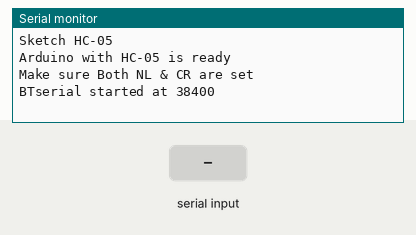
Simulated run of this sketch. Board: Arduino Uno, built with avr-gcc and run on an emulated ATmega328P. On the bench: the last lines printed to the serial monitor. Inputs (shaded band) come from the test bench.

Above: at 1.2 s.
1.3 s: "1" received over the second serial link
At 1.8 s:
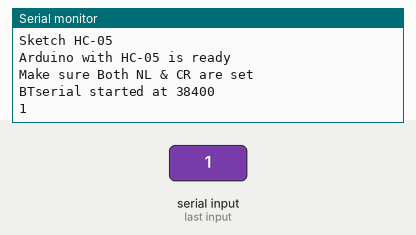
2.8 s: "0" received over the second serial link
At 4.1 s:
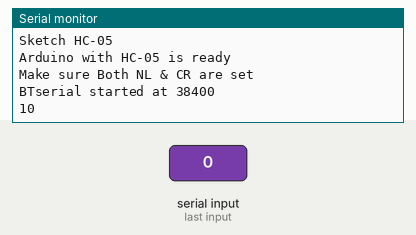

The sketch:

FPWT14PIQ41XV1W.ino
```cpp
//  by Brandon Plumbo AKA Riftliger
//  original version from Techbitar http://www.instructables.com/id/Modify-The-HC-05-Bluetooth-Module-Defaults-Using-A/step1/Components-Wiring/, and Phillipe Cantin http://phillipecantin.blogspot.com/2014/08/hc-05-bluetooth-link-with-zero-code.html
//  HC-05 universal test sketch to enter AT-commands
//  Uses hardware serial to talk to the host computer and software serial for communication with the bluetooth module
//
//  Pins
//  BT VCC to Arduino 5V out.
//  BT GND to GND
//  Arduino D11 to BT RX
//  Arduino D10 BT TX
//  Key Pin D9
//
//  When a command is entered in the serial monitor on the computer
//  the Arduino will relay it to the bluetooth module and display the result.
//
//  The HC-05 modules require both CR and NL

#include<SoftwareSerial.h>
SoftwareSerial BTSerial(10, 11);

const int keyPin = 9;

String HC05_Responce = "";

void setup() {

  //output from keypin
  pinMode(keyPin, OUTPUT);
  digitalWrite(keyPin, HIGH);

  Serial.begin(9600);
  Serial.println("Sketch HC-05");
  Serial.println("Arduino with HC-05 is ready");
  Serial.println("Make sure Both NL & CR are set");
  Serial.println("");

  //Set to HC-05 default baud rate, found using AT+UART.  It is usually 38400.
  BTSerial.begin(38400);
  Serial.println("BTserial started at 38400");
  Serial.println("");

}

void loop() {

  // Read from the Bluetooth module and send to the Arduino Serial Monitor
  if (BTSerial.available()) {
    Serial.write(BTSerial.read());
  }

  // Read from the Serial Monitor and send to the Bluetooth module
  if (Serial.available()) {
    BTSerial.write(Serial.read());
  }
}
```

Measured:
- after the input at 1.3 s, the serial monitor: prints a new line at once (image 1)
- after the input at 2.8 s, the serial monitor: prints a new line at once (image 2)
